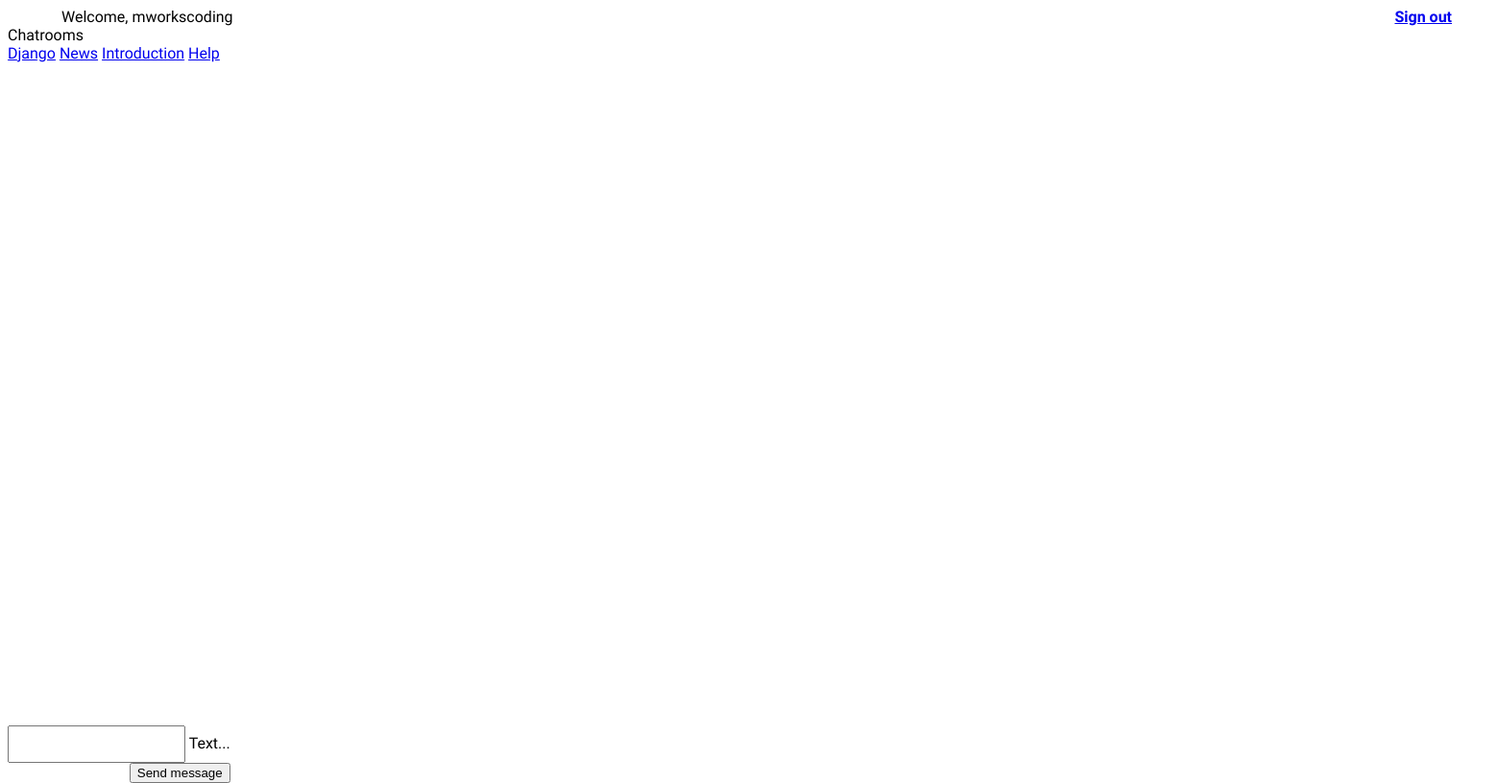
The app's page /chat/help (signed in), older data.
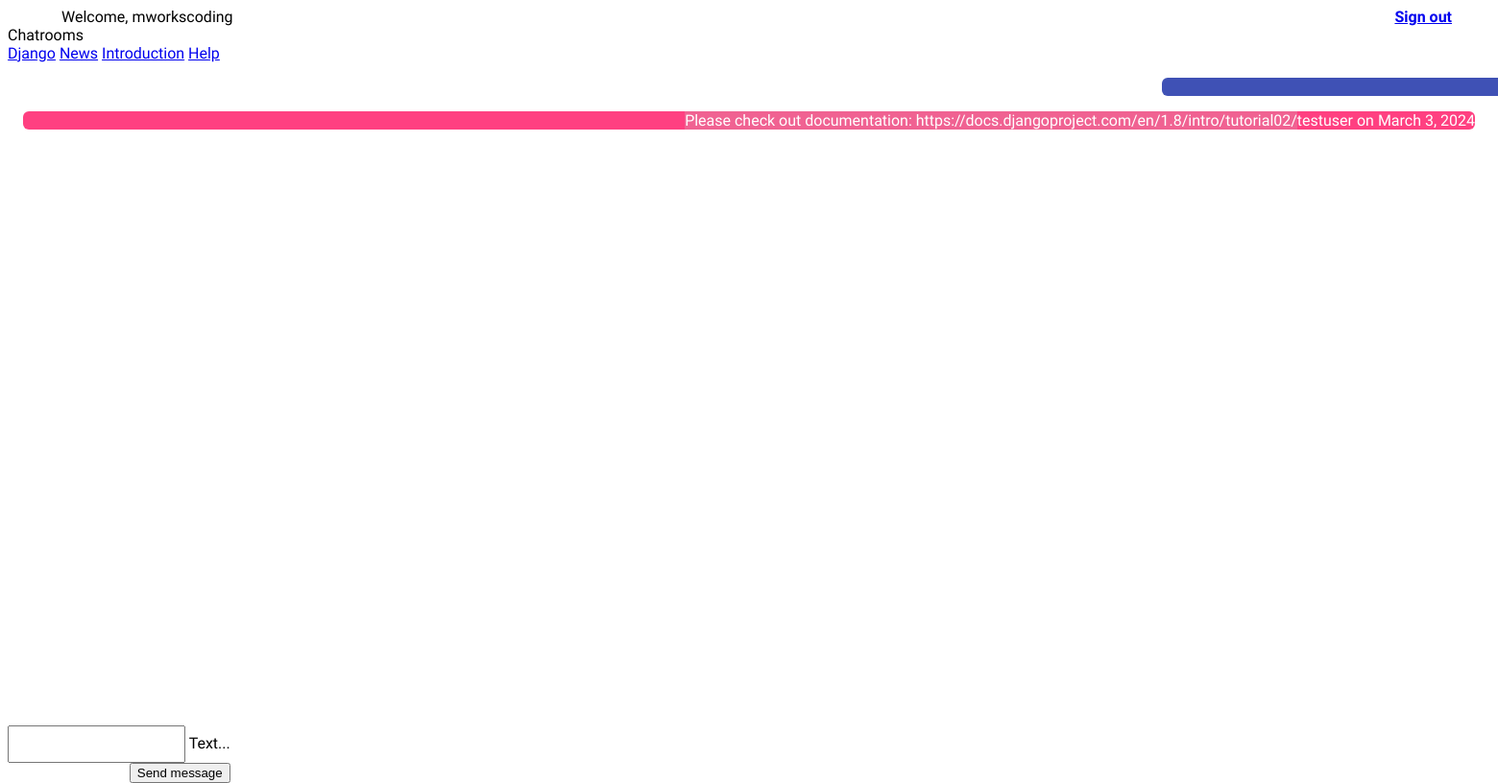
The same page, newer data.
### chat/models.py (models this page shows)
class Message(models.Model):
    text = models.CharField(max_length=500)
    created_at = models.DateField(default=date.today)
    chat = models.ForeignKey(Chat, on_delete=models.CASCADE, related_name='chat_message_set', default=None, blank=True, null=True)
    author = models.ForeignKey(settings.AUTH_USER_MODEL, on_delete=models.CASCADE, related_name='author_message_set')
    receiver = models.ForeignKey(settings.AUTH_USER_MODEL, on_delete=models.CASCADE, related_name='receiver_message_set')

### chat/views.py (the view)
# urls.py: path('chat/', index),
@login_required(login_url='/login/')#redirect if not logged in
def index(request):
    index_chat = request.path.find("/chat/")     # get url name
    if index_chat != -1: # Extract the substring after "/chat/"
        chat_name = request.path[index_chat + len("/chat/"):]
    else:
        print("Not found in the path.")
        chat_name = ''
    if chat_name == '':
        redirect_to = request.GET.get('next', '/chat/django')
        return HttpResponseRedirect(redirect_to)
    chat_object = 1
    if chat_name == 'django':
        chat_object = 1
    elif chat_name == 'news':
        chat_object = 2
    elif chat_name == 'introduction':
        chat_object = 3
    elif chat_name == 'help':
        chat_object = 4
    else:
        chat_object = 1  # Default to 'django' if no chat room is specified
    if request.method == 'POST':
        mychat = Chat.objects.get(id=chat_object)
        new_message = Message.objects.create(text=request.POST['textmessage'] ,chat=mychat, author=request.user, receiver=request.user)
        serialized_obj = serializers.serialize('json', [new_message, ])
        return JsonResponse(serialized_obj[1:-1], safe=False)
    chatMessages = Message.objects.filter(chat__id=chat_object)
    return render(request, 'chat/index.html', {'messages': chatMessages, 'chat_name' : chat_name })

### chat/templates/chat/index.html (shortened to what this page needs)
{% extends "master.html" %}
{% block content %}
{% if request.user.is_authenticated %}
<div class="chat-content" id="messageContainer">
  {% for message in messages %}
  {% if message.author == request.user %}
    <div class="demo-card-square mdl-card mdl-shadow--2dp mdl-card-user">
    </div>
{% else %}
  <div class="demo-card-square mdl-card mdl-shadow--2dp mdl-card-not-user">
    <div class="mdl-card__supporting-text mdl-card-not-user-text">
      {{ message.text }}
    </div>
    <div class="mdl-card__actions mdl-card--border">
      <span class="mdl-card__supporting-text">
        {{ message.author.username }} on {{ message.created_at }}
      </span>
    </div>
  </div>
{% endif %} {% endfor %}
</div>
<div class="mdl-card__actions mdl-card--border mdl-card-center input-send-div">
  <form onsubmit="sendMessage('{{ chat_name }}'); return false;" method="POST">
    <div class="mdl-textfield mdl-js-textfield mdl-textfield--floating-label">
      <input
        class="mdl-textfield__input"
        name="textmessage"
        type="text"
        id="messageField"
        required
      />
      <label class="mdl-textfield__label" for="messageField">Text...</label>
    </div>
    <button
      class="mdl-button mdl-js-button mdl-button--raised mdl-button--colored"
    >
      Send message
    </button>
  </form>
</div>
{% else %}
<p class="signin-signup mdl-card-center">
  You are not logged in. Please log in <a href="/login/"><b>here</b></a> to read
  your Messages
</p>
{% endif %}
{% endblock %}

Row changes from the older to the newer data that the page shows:
added Message: text "Please check out documentation: https://docs.djangoproject.com/en/1.8/intro/tutorial02/", author.username "testuser", created_at "March 3, 2024"
